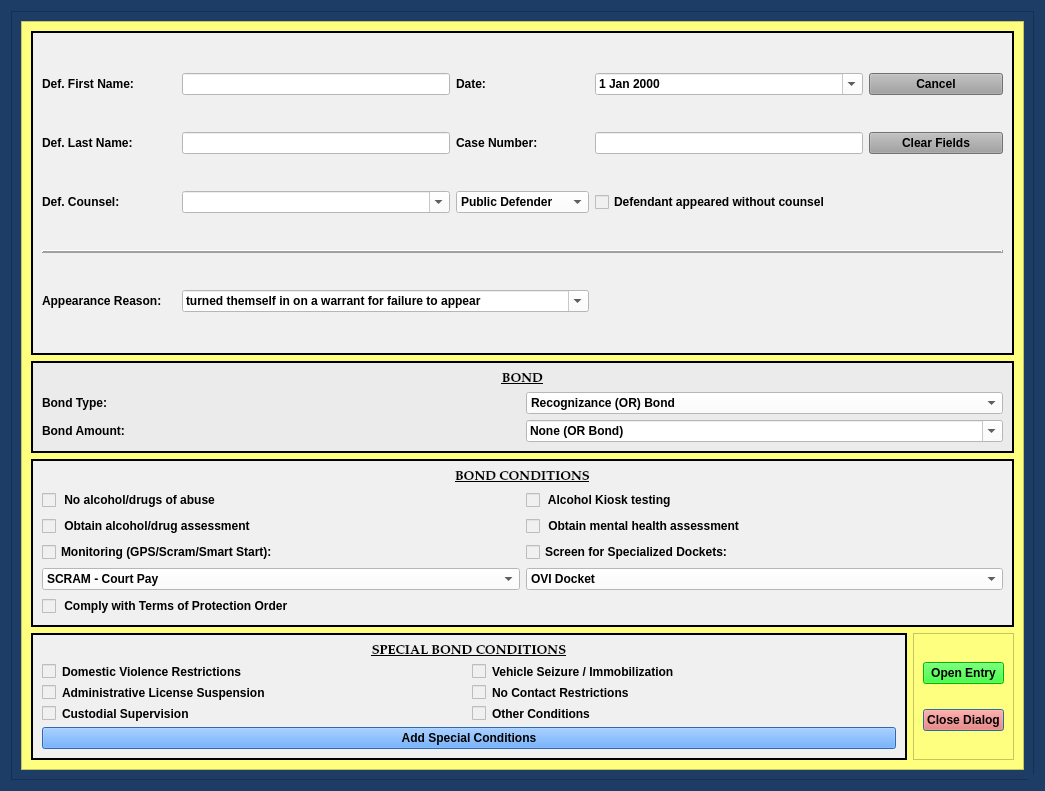
<?xml version="1.0" encoding="UTF-8"?>
<ui version="4.0">
 <class>NoPleaBondDialog</class>
 <widget class="QDialog" name="NoPleaBondDialog">
  <property name="windowModality">
   <enum>Qt::NonModal</enum>
  </property>
  <property name="geometry">
   <rect>
    <x>0</x>
    <y>0</y>
    <width>1045</width>
    <height>791</height>
   </rect>
  </property>
  <property name="sizePolicy">
   <sizepolicy hsizetype="Preferred" vsizetype="Preferred">
    <horstretch>0</horstretch>
    <verstretch>0</verstretch>
   </sizepolicy>
  </property>
  <property name="minimumSize">
   <size>
    <width>0</width>
    <height>0</height>
   </size>
  </property>
  <property name="maximumSize">
   <size>
    <width>2500</width>
    <height>3500</height>
   </size>
  </property>
  <property name="palette">
   <palette>
    <active>
     <colorrole role="Button">
      <brush brushstyle="SolidPattern">
       <color alpha="255">
        <red>29</red>
        <green>61</green>
        <blue>102</blue>
       </color>
      </brush>
     </colorrole>
     <colorrole role="Base">
      <brush brushstyle="SolidPattern">
       <color alpha="255">
        <red>29</red>
        <green>61</green>
        <blue>102</blue>
       </color>
      </brush>
     </colorrole>
     <colorrole role="Window">
      <brush brushstyle="SolidPattern">
       <color alpha="255">
        <red>29</red>
        <green>61</green>
        <blue>102</blue>
       </color>
      </brush>
     </colorrole>
    </active>
    <inactive>
     <colorrole role="Button">
      <brush brushstyle="SolidPattern">
       <color alpha="255">
        <red>29</red>
        <green>61</green>
        <blue>102</blue>
       </color>
      </brush>
     </colorrole>
     <colorrole role="Base">
      <brush brushstyle="SolidPattern">
       <color alpha="255">
        <red>29</red>
        <green>61</green>
        <blue>102</blue>
       </color>
      </brush>
     </colorrole>
     <colorrole role="Window">
      <brush brushstyle="SolidPattern">
       <color alpha="255">
        <red>29</red>
        <green>61</green>
        <blue>102</blue>
       </color>
      </brush>
     </colorrole>
    </inactive>
    <disabled>
     <colorrole role="Button">
      <brush brushstyle="SolidPattern">
       <color alpha="255">
        <red>29</red>
        <green>61</green>
        <blue>102</blue>
       </color>
      </brush>
     </colorrole>
     <colorrole role="Base">
      <brush brushstyle="SolidPattern">
       <color alpha="255">
        <red>29</red>
        <green>61</green>
        <blue>102</blue>
       </color>
      </brush>
     </colorrole>
     <colorrole role="Window">
      <brush brushstyle="SolidPattern">
       <color alpha="255">
        <red>29</red>
        <green>61</green>
        <blue>102</blue>
       </color>
      </brush>
     </colorrole>
    </disabled>
   </palette>
  </property>
  <property name="font">
   <font>
    <family>Palatino Linotype</family>
    <pointsize>10</pointsize>
    <weight>75</weight>
    <italic>false</italic>
    <bold>true</bold>
   </font>
  </property>
  <property name="windowTitle">
   <string>No Plea Bond Case Information</string>
  </property>
  <property name="toolTip">
   <string/>
  </property>
  <property name="styleSheet">
   <string notr="true">background-color: rgb(29, 61, 102);
font: 75 10pt &quot;Palatino Linotype&quot;;
font-weight: bold;</string>
  </property>
  <property name="sizeGripEnabled">
   <bool>true</bool>
  </property>
  <property name="modal">
   <bool>true</bool>
  </property>
  <layout class="QGridLayout" name="gridLayout_8">
   <item row="0" column="0">
    <widget class="QFrame" name="frame_4">
     <property name="styleSheet">
      <string notr="true">background-color: rgb(29, 61, 102);</string>
     </property>
     <property name="frameShape">
      <enum>QFrame::StyledPanel</enum>
     </property>
     <property name="frameShadow">
      <enum>QFrame::Raised</enum>
     </property>
     <layout class="QGridLayout" name="gridLayout_4">
      <item row="0" column="0">
       <widget class="QScrollArea" name="scrollArea">
        <property name="focusPolicy">
         <enum>Qt::NoFocus</enum>
        </property>
        <property name="styleSheet">
         <string notr="true">background-color: rgb(255, 255, 127);</string>
        </property>
        <property name="widgetResizable">
         <bool>true</bool>
        </property>
        <widget class="QWidget" name="scrollAreaWidgetContents">
         <property name="geometry">
          <rect>
           <x>0</x>
           <y>0</y>
           <width>1005</width>
           <height>751</height>
          </rect>
         </property>
         <layout class="QGridLayout" name="gridLayout_9" rowstretch="1,0,0,0" columnstretch="1,0">
          <item row="0" column="0" colspan="2">
           <widget class="QFrame" name="case_name_Frame">
            <property name="sizePolicy">
             <sizepolicy hsizetype="Preferred" vsizetype="Preferred">
              <horstretch>0</horstretch>
              <verstretch>0</verstretch>
             </sizepolicy>
            </property>
            <property name="styleSheet">
             <string notr="true">background-color: rgb(240, 240, 240);</string>
            </property>
            <property name="frameShape">
             <enum>QFrame::Box</enum>
            </property>
            <property name="frameShadow">
             <enum>QFrame::Plain</enum>
            </property>
            <property name="lineWidth">
             <number>2</number>
            </property>
            <layout class="QGridLayout" name="gridLayout" columnstretch="1,2,1,2,1">
             <item row="0" column="0">
              <widget class="QLabel" name="label">
               <property name="text">
                <string>Def. First Name:</string>
               </property>
              </widget>
             </item>
             <item row="0" column="3">
              <widget class="NoScrollDateEdit" name="plea_trial_date">
               <property name="focusPolicy">
                <enum>Qt::NoFocus</enum>
               </property>
               <property name="styleSheet">
                <string notr="true">color: rgb(0, 0, 0);
background-color: rgb(255, 255, 255);</string>
               </property>
               <property name="calendarPopup">
                <bool>true</bool>
               </property>
              </widget>
             </item>
             <item row="0" column="1">
              <widget class="QLineEdit" name="defendant_first_name_lineEdit">
               <property name="styleSheet">
                <string notr="true">background-color: rgb(255, 255, 255);</string>
               </property>
              </widget>
             </item>
             <item row="2" column="1">
              <widget class="QComboBox" name="defense_counsel_name_box">
               <property name="styleSheet">
                <string notr="true">background-color: rgb(255, 255, 255);</string>
               </property>
               <property name="editable">
                <bool>true</bool>
               </property>
              </widget>
             </item>
             <item row="2" column="2">
              <widget class="NoScrollComboBox" name="defense_counsel_type_box">
               <property name="styleSheet">
                <string notr="true">background-color: rgb(255, 255, 255);</string>
               </property>
               <item>
                <property name="text">
                 <string>Public Defender</string>
                </property>
               </item>
               <item>
                <property name="text">
                 <string>Private Counsel</string>
                </property>
               </item>
              </widget>
             </item>
             <item row="2" column="3">
              <widget class="QCheckBox" name="defense_counsel_waived_checkBox">
               <property name="text">
                <string>Defendant appeared without counsel</string>
               </property>
              </widget>
             </item>
             <item row="1" column="1">
              <widget class="QLineEdit" name="defendant_last_name_lineEdit">
               <property name="enabled">
                <bool>true</bool>
               </property>
               <property name="styleSheet">
                <string notr="true">background-color: rgb(255, 255, 255);</string>
               </property>
              </widget>
             </item>
             <item row="0" column="4">
              <widget class="QPushButton" name="cancel_Button">
               <property name="focusPolicy">
                <enum>Qt::NoFocus</enum>
               </property>
               <property name="styleSheet">
                <string notr="true">background-color: rgb(160, 160, 160);</string>
               </property>
               <property name="text">
                <string>Cancel</string>
               </property>
              </widget>
             </item>
             <item row="0" column="2">
              <widget class="QLabel" name="label_26">
               <property name="text">
                <string>Date:</string>
               </property>
              </widget>
             </item>
             <item row="1" column="2">
              <widget class="QLabel" name="label_3">
               <property name="text">
                <string>Case Number:</string>
               </property>
              </widget>
             </item>
             <item row="1" column="4">
              <widget class="QPushButton" name="clear_fields_case_Button">
               <property name="focusPolicy">
                <enum>Qt::NoFocus</enum>
               </property>
               <property name="styleSheet">
                <string notr="true">background-color: rgb(160, 160, 160);</string>
               </property>
               <property name="text">
                <string>Clear Fields</string>
               </property>
              </widget>
             </item>
             <item row="1" column="0">
              <widget class="QLabel" name="label_2">
               <property name="text">
                <string>Def. Last Name:</string>
               </property>
              </widget>
             </item>
             <item row="4" column="0">
              <widget class="QLabel" name="label_11">
               <property name="text">
                <string>Appearance Reason:</string>
               </property>
              </widget>
             </item>
             <item row="1" column="3">
              <widget class="QLineEdit" name="case_number_lineEdit">
               <property name="maximumSize">
                <size>
                 <width>500</width>
                 <height>16777215</height>
                </size>
               </property>
               <property name="styleSheet">
                <string notr="true">background-color: rgb(255, 255, 255);</string>
               </property>
              </widget>
             </item>
             <item row="2" column="0">
              <widget class="QLabel" name="label_24">
               <property name="text">
                <string>Def. Counsel:</string>
               </property>
              </widget>
             </item>
             <item row="3" column="0" colspan="5">
              <widget class="Line" name="line_2">
               <property name="frameShadow">
                <enum>QFrame::Raised</enum>
               </property>
               <property name="lineWidth">
                <number>2</number>
               </property>
               <property name="orientation">
                <enum>Qt::Horizontal</enum>
               </property>
              </widget>
             </item>
             <item row="4" column="1" colspan="2">
              <widget class="NoScrollComboBox" name="appearance_reason_box">
               <property name="styleSheet">
                <string notr="true">background-color: rgb(255, 255, 255);</string>
               </property>
               <property name="editable">
                <bool>true</bool>
               </property>
               <item>
                <property name="text">
                 <string>turned themself in on a warrant for failure to appear</string>
                </property>
               </item>
               <item>
                <property name="text">
                 <string>was arrested on a warrant for failure to appear</string>
                </property>
               </item>
              </widget>
             </item>
            </layout>
           </widget>
          </item>
          <item row="3" column="0">
           <widget class="QFrame" name="frame_2">
            <property name="styleSheet">
             <string notr="true">background-color: rgb(240, 240, 240);
border-color: rgb(0, 0, 0);</string>
            </property>
            <property name="frameShape">
             <enum>QFrame::Box</enum>
            </property>
            <property name="frameShadow">
             <enum>QFrame::Plain</enum>
            </property>
            <property name="lineWidth">
             <number>2</number>
            </property>
            <layout class="QGridLayout" name="gridLayout_7" columnstretch="1,1">
             <item row="1" column="1">
              <widget class="QCheckBox" name="vehicle_seizure_checkBox">
               <property name="text">
                <string>Vehicle Seizure / Immobilization</string>
               </property>
              </widget>
             </item>
             <item row="2" column="0">
              <widget class="QCheckBox" name="admin_license_suspension_checkBox">
               <property name="text">
                <string>Administrative License Suspension</string>
               </property>
              </widget>
             </item>
             <item row="0" column="0" colspan="2">
              <widget class="QLabel" name="label_10">
               <property name="font">
                <font>
                 <family>Palatino Linotype</family>
                 <pointsize>10</pointsize>
                 <weight>75</weight>
                 <italic>false</italic>
                 <bold>true</bold>
                 <underline>true</underline>
                </font>
               </property>
               <property name="text">
                <string>SPECIAL BOND CONDITIONS</string>
               </property>
               <property name="alignment">
                <set>Qt::AlignCenter</set>
               </property>
              </widget>
             </item>
             <item row="1" column="0">
              <widget class="QCheckBox" name="domestic_violence_checkBox">
               <property name="text">
                <string>Domestic Violence Restrictions</string>
               </property>
              </widget>
             </item>
             <item row="3" column="0">
              <widget class="QCheckBox" name="custodial_supervision_checkBox">
               <property name="text">
                <string>Custodial Supervision                          </string>
               </property>
              </widget>
             </item>
             <item row="2" column="1">
              <widget class="QCheckBox" name="no_contact_checkBox">
               <property name="sizePolicy">
                <sizepolicy hsizetype="Minimum" vsizetype="Fixed">
                 <horstretch>1</horstretch>
                 <verstretch>0</verstretch>
                </sizepolicy>
               </property>
               <property name="text">
                <string>No Contact Restrictions                         </string>
               </property>
              </widget>
             </item>
             <item row="3" column="1">
              <widget class="QCheckBox" name="other_conditions_checkBox">
               <property name="sizePolicy">
                <sizepolicy hsizetype="Minimum" vsizetype="Fixed">
                 <horstretch>1</horstretch>
                 <verstretch>0</verstretch>
                </sizepolicy>
               </property>
               <property name="text">
                <string>Other Conditions                          </string>
               </property>
              </widget>
             </item>
             <item row="4" column="0" colspan="2">
              <widget class="QPushButton" name="add_special_conditions_Button">
               <property name="styleSheet">
                <string notr="true">background-color: rgb(62, 146, 255);
font: 75 11pt &quot;Palatino Linotype&quot;;
font-weight: bold;</string>
               </property>
               <property name="text">
                <string>Add Special Conditions</string>
               </property>
               <property name="autoDefault">
                <bool>false</bool>
               </property>
              </widget>
             </item>
            </layout>
           </widget>
          </item>
          <item row="3" column="1">
           <widget class="QFrame" name="frame_8">
            <property name="styleSheet">
             <string notr="true">
background-color: rgb(255, 255, 127);</string>
            </property>
            <property name="frameShape">
             <enum>QFrame::StyledPanel</enum>
            </property>
            <property name="frameShadow">
             <enum>QFrame::Raised</enum>
            </property>
            <layout class="QGridLayout" name="gridLayout_10">
             <item row="2" column="0">
              <widget class="QPushButton" name="close_dialog_Button">
               <property name="styleSheet">
                <string notr="true">background-color: rgb(255, 96, 82);
font: 75 11pt &quot;Palatino Linotype&quot;;
font-weight: bold;</string>
               </property>
               <property name="text">
                <string>Close Dialog</string>
               </property>
              </widget>
             </item>
             <item row="0" column="0">
              <widget class="QPushButton" name="create_entry_Button">
               <property name="styleSheet">
                <string notr="true">background-color: rgb(0, 255, 0);
font: 75 11pt &quot;Palatino Linotype&quot;;
font-weight: bold;</string>
               </property>
               <property name="text">
                <string>Open Entry</string>
               </property>
               <property name="autoDefault">
                <bool>false</bool>
               </property>
              </widget>
             </item>
            </layout>
           </widget>
          </item>
          <item row="2" column="0" colspan="2">
           <widget class="QFrame" name="frame_7">
            <property name="styleSheet">
             <string notr="true">background-color: rgb(240, 240, 240);</string>
            </property>
            <property name="frameShape">
             <enum>QFrame::Box</enum>
            </property>
            <property name="frameShadow">
             <enum>QFrame::Plain</enum>
            </property>
            <property name="lineWidth">
             <number>2</number>
            </property>
            <layout class="QGridLayout" name="gridLayout_2" columnstretch="1,1">
             <item row="0" column="0" colspan="2">
              <widget class="QLabel" name="label_7">
               <property name="font">
                <font>
                 <family>Palatino Linotype</family>
                 <pointsize>10</pointsize>
                 <weight>75</weight>
                 <italic>false</italic>
                 <bold>true</bold>
                 <underline>true</underline>
                </font>
               </property>
               <property name="text">
                <string>BOND CONDITIONS</string>
               </property>
               <property name="alignment">
                <set>Qt::AlignCenter</set>
               </property>
              </widget>
             </item>
             <item row="3" column="0">
              <widget class="QCheckBox" name="alcohol_drugs_assessment_checkBox">
               <property name="text">
                <string> Obtain alcohol/drug assessment                             </string>
               </property>
              </widget>
             </item>
             <item row="2" column="0">
              <widget class="QCheckBox" name="no_alcohol_drugs_checkBox">
               <property name="text">
                <string> No alcohol/drugs of abuse                                   </string>
               </property>
              </widget>
             </item>
             <item row="7" column="0">
              <widget class="NoScrollComboBox" name="monitoring_type_box">
               <property name="enabled">
                <bool>true</bool>
               </property>
               <property name="styleSheet">
                <string notr="true">background-color: rgb(255, 255, 255);</string>
               </property>
               <item>
                <property name="text">
                 <string>SCRAM - Court Pay</string>
                </property>
               </item>
               <item>
                <property name="text">
                 <string>SCRAM</string>
                </property>
               </item>
               <item>
                <property name="text">
                 <string>GPS</string>
                </property>
               </item>
               <item>
                <property name="text">
                 <string>Smart Start</string>
                </property>
               </item>
               <item>
                <property name="text">
                 <string>GPS and SCRAM</string>
                </property>
               </item>
               <item>
                <property name="text">
                 <string>GPS and Smart Start</string>
                </property>
               </item>
               <item>
                <property name="text">
                 <string>SCRAM and Smart Start</string>
                </property>
               </item>
               <item>
                <property name="text">
                 <string>GPS, SCRAM and Smart Start</string>
                </property>
               </item>
              </widget>
             </item>
             <item row="7" column="1">
              <widget class="NoScrollComboBox" name="specialized_docket_type_box">
               <property name="enabled">
                <bool>true</bool>
               </property>
               <property name="styleSheet">
                <string notr="true">background-color: rgb(255, 255, 255);</string>
               </property>
               <item>
                <property name="text">
                 <string>OVI Docket</string>
                </property>
               </item>
               <item>
                <property name="text">
                 <string>Mission (Veteran's) Court</string>
                </property>
               </item>
               <item>
                <property name="text">
                 <string>Mental Health Docket</string>
                </property>
               </item>
              </widget>
             </item>
             <item row="6" column="1">
              <widget class="QCheckBox" name="specialized_docket_checkBox">
               <property name="text">
                <string>Screen for Specialized Dockets:                           </string>
               </property>
              </widget>
             </item>
             <item row="6" column="0">
              <widget class="QCheckBox" name="monitoring_checkBox">
               <property name="layoutDirection">
                <enum>Qt::LeftToRight</enum>
               </property>
               <property name="text">
                <string>Monitoring (GPS/Scram/Smart Start):                    </string>
               </property>
              </widget>
             </item>
             <item row="3" column="1">
              <widget class="QCheckBox" name="mental_health_assessment_checkBox">
               <property name="text">
                <string> Obtain mental health assessment                         </string>
               </property>
              </widget>
             </item>
             <item row="2" column="1">
              <widget class="QCheckBox" name="alcohol_test_kiosk_checkBox">
               <property name="text">
                <string> Alcohol Kiosk testing                                         </string>
               </property>
              </widget>
             </item>
             <item row="8" column="0">
              <widget class="QCheckBox" name="comply_protection_order_checkBox">
               <property name="text">
                <string> Comply with Terms of Protection Order</string>
               </property>
              </widget>
             </item>
            </layout>
           </widget>
          </item>
          <item row="1" column="0" colspan="2">
           <widget class="QFrame" name="frame_5">
            <property name="styleSheet">
             <string notr="true">background-color: rgb(235, 235, 235);</string>
            </property>
            <property name="frameShape">
             <enum>QFrame::Box</enum>
            </property>
            <property name="frameShadow">
             <enum>QFrame::Plain</enum>
            </property>
            <property name="lineWidth">
             <number>2</number>
            </property>
            <layout class="QGridLayout" name="gridLayout_5">
             <item row="2" column="0">
              <widget class="QLabel" name="label_9">
               <property name="text">
                <string>Bond Amount:</string>
               </property>
              </widget>
             </item>
             <item row="1" column="1">
              <widget class="NoScrollComboBox" name="bond_type_box">
               <property name="styleSheet">
                <string notr="true">background-color: rgb(255, 255, 255);</string>
               </property>
               <item>
                <property name="text">
                 <string>Recognizance (OR) Bond</string>
                </property>
               </item>
               <item>
                <property name="text">
                 <string>10% Deposit, Cash or Surety Bond</string>
                </property>
               </item>
               <item>
                <property name="text">
                 <string>Cash or Surety Bond</string>
                </property>
               </item>
              </widget>
             </item>
             <item row="1" column="0">
              <widget class="QLabel" name="label_8">
               <property name="text">
                <string>Bond Type:</string>
               </property>
              </widget>
             </item>
             <item row="2" column="1">
              <widget class="NoScrollComboBox" name="bond_amount_box">
               <property name="font">
                <font>
                 <family>Palatino Linotype</family>
                 <pointsize>10</pointsize>
                 <weight>75</weight>
                 <italic>false</italic>
                 <bold>true</bold>
                </font>
               </property>
               <property name="styleSheet">
                <string notr="true">background-color: rgb(255, 255, 255);</string>
               </property>
               <property name="editable">
                <bool>true</bool>
               </property>
               <item>
                <property name="text">
                 <string>None (OR Bond)</string>
                </property>
               </item>
               <item>
                <property name="text">
                 <string>$1,000</string>
                </property>
               </item>
               <item>
                <property name="text">
                 <string>$1,500</string>
                </property>
               </item>
               <item>
                <property name="text">
                 <string>$2,000</string>
                </property>
               </item>
               <item>
                <property name="text">
                 <string>$2,500</string>
                </property>
               </item>
               <item>
                <property name="text">
                 <string>$3,000</string>
                </property>
               </item>
               <item>
                <property name="text">
                 <string>$3,500</string>
                </property>
               </item>
               <item>
                <property name="text">
                 <string>$5,000</string>
                </property>
               </item>
               <item>
                <property name="text">
                 <string>$10,000</string>
                </property>
               </item>
              </widget>
             </item>
             <item row="0" column="0" colspan="2">
              <widget class="QLabel" name="label_5">
               <property name="font">
                <font>
                 <family>Palatino Linotype</family>
                 <pointsize>10</pointsize>
                 <weight>75</weight>
                 <italic>false</italic>
                 <bold>true</bold>
                 <underline>true</underline>
                </font>
               </property>
               <property name="text">
                <string>BOND</string>
               </property>
               <property name="alignment">
                <set>Qt::AlignCenter</set>
               </property>
              </widget>
             </item>
            </layout>
           </widget>
          </item>
         </layout>
        </widget>
       </widget>
      </item>
     </layout>
    </widget>
   </item>
  </layout>
 </widget>
 <customwidgets>
  <customwidget>
   <class>NoScrollDateEdit</class>
   <extends>QDateEdit</extends>
   <header>.custom_widgets</header>
  </customwidget>
  <customwidget>
   <class>NoScrollComboBox</class>
   <extends>QComboBox</extends>
   <header>.custom_widgets</header>
  </customwidget>
 </customwidgets>
 <tabstops>
  <tabstop>defendant_first_name_lineEdit</tabstop>
  <tabstop>defendant_last_name_lineEdit</tabstop>
  <tabstop>case_number_lineEdit</tabstop>
  <tabstop>bond_type_box</tabstop>
  <tabstop>bond_amount_box</tabstop>
  <tabstop>domestic_violence_checkBox</tabstop>
  <tabstop>admin_license_suspension_checkBox</tabstop>
  <tabstop>custodial_supervision_checkBox</tabstop>
  <tabstop>vehicle_seizure_checkBox</tabstop>
  <tabstop>no_contact_checkBox</tabstop>
  <tabstop>other_conditions_checkBox</tabstop>
  <tabstop>add_special_conditions_Button</tabstop>
  <tabstop>create_entry_Button</tabstop>
  <tabstop>close_dialog_Button</tabstop>
 </tabstops>
 <resources/>
 <connections/>
 <slots>
  <slot>create_entry()</slot>
  <slot>continue_dialog()</slot>
  <slot>close_window()</slot>
  <slot>set_dialog()</slot>
  <slot>update_case_information()</slot>
  <slot>ovi_dialog()</slot>
  <slot>sentencing_dialog()</slot>
  <slot>proceed_to_sentencing()</slot>
  <slot>proceed_to_ovi()</slot>
  <slot>add_charge()</slot>
  <slot>set_statute()</slot>
  <slot>set_pay_date()</slot>
  <slot>amend_offense()</slot>
  <slot>set_offense()</slot>
  <slot>add_charge_to_view()</slot>
  <slot>delete_charge()</slot>
  <slot>delete_charge_from_view()</slot>
  <slot>close_event()</slot>
  <slot>set_fra_in_file()</slot>
  <slot>set_fra_in_court()</slot>
  <slot>start_add_conditions_dialog()</slot>
  <slot>start_amend_offense_dialog()</slot>
 </slots>
</ui>
